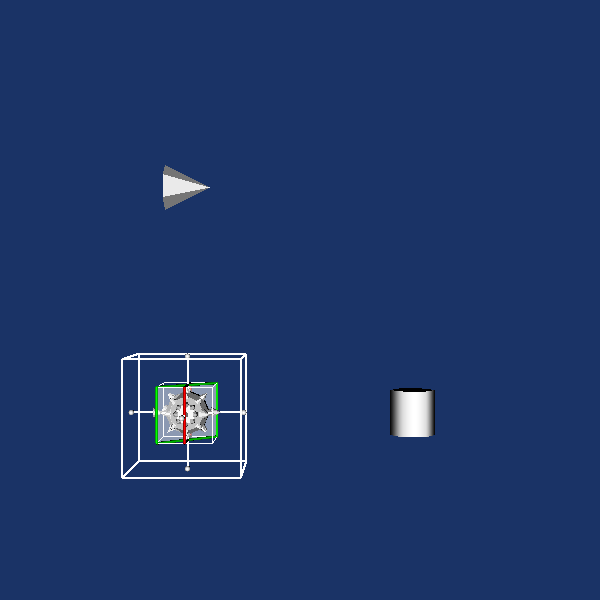

Source code (Python):
#!/usr/bin/env python
# Demonstrate vtkPickingManager with balloon, box, and implicit plane widgets.

import vtkmodules.vtkInteractionStyle  # noqa: F401
import vtkmodules.vtkRenderingFreeType  # noqa: F401
import vtkmodules.vtkRenderingOpenGL2  # noqa: F401

from vtkmodules.vtkCommonDataModel import vtkPlane
from vtkmodules.vtkFiltersCore import vtkAppendPolyData, vtkClipPolyData, vtkGlyph3D
from vtkmodules.vtkFiltersSources import vtkConeSource, vtkCylinderSource, vtkSphereSource
from vtkmodules.vtkInteractionStyle import vtkInteractorStyleTrackballCamera
from vtkmodules.vtkInteractionWidgets import (
    vtkBalloonRepresentation,
    vtkBalloonWidget,
    vtkBoxWidget,
    vtkImplicitPlaneRepresentation,
    vtkImplicitPlaneWidget2,
)
from vtkmodules.vtkRenderingCore import (
    vtkActor,
    vtkPolyDataMapper,
    vtkPropPicker,
    vtkRenderWindow,
    vtkRenderWindowInteractor,
    vtkRenderer,
)

# --- BALLOON SOURCES ---
sphere_source = vtkSphereSource()
sphere_mapper = vtkPolyDataMapper()
sphere_mapper.SetInputConnection(sphere_source.GetOutputPort())
sphere_actor = vtkActor()
sphere_actor.SetMapper(sphere_mapper)

cylinder_source = vtkCylinderSource()
cylinder_mapper = vtkPolyDataMapper()
cylinder_mapper.SetInputConnection(cylinder_source.GetOutputPort())
cylinder_actor = vtkActor()
cylinder_actor.SetMapper(cylinder_mapper)
cylinder_actor.AddPosition(5, 0, 0)

cone_source = vtkConeSource()
cone_mapper = vtkPolyDataMapper()
cone_mapper.SetInputConnection(cone_source.GetOutputPort())
cone_actor = vtkActor()
cone_actor.SetMapper(cone_mapper)
cone_actor.AddPosition(0, 5, 0)

# --- BOX WIDGET SOURCES ---
cone_box = vtkConeSource()
cone_box.SetResolution(6)

sphere_box = vtkSphereSource()
sphere_box.SetThetaResolution(8)
sphere_box.SetPhiResolution(8)
sphere_box.SetCenter(5, 5, 0)

glyph_box = vtkGlyph3D()
glyph_box.SetInputConnection(sphere_box.GetOutputPort())
glyph_box.SetSourceData(cone_box.GetOutput())
glyph_box.SetVectorModeToUseNormal()
glyph_box.SetScaleModeToScaleByVector()
glyph_box.SetScaleFactor(0.25)

append_box = vtkAppendPolyData()
append_box.AddInputData(glyph_box.GetOutput())
append_box.AddInputData(sphere_box.GetOutput())

mace_mapper = vtkPolyDataMapper()
mace_mapper.SetInputConnection(append_box.GetOutputPort())

mace_actor = vtkActor()
mace_actor.SetMapper(mace_mapper)

# --- IMPLICIT PLANE SOURCES ---
sphere_imp = vtkSphereSource()
cone_imp = vtkConeSource()

glyph_imp = vtkGlyph3D()
glyph_imp.SetInputConnection(sphere_imp.GetOutputPort())
glyph_imp.SetSourceConnection(cone_imp.GetOutputPort())
glyph_imp.SetVectorModeToUseNormal()
glyph_imp.SetScaleModeToScaleByVector()
glyph_imp.SetScaleFactor(0.25)
glyph_imp.Update()

append_imp = vtkAppendPolyData()
append_imp.AddInputData(glyph_imp.GetOutput())
append_imp.AddInputData(sphere_imp.GetOutput())

mace_mapper_imp = vtkPolyDataMapper()
mace_mapper_imp.SetInputConnection(append_imp.GetOutputPort())

mace_actor_imp = vtkActor()
mace_actor_imp.SetMapper(mace_mapper_imp)
mace_actor_imp.AddPosition(0, 0, 0)
mace_actor_imp.VisibilityOn()

# Clip the mace with a plane
plane = vtkPlane()

clipper = vtkClipPolyData()
clipper.SetInputConnection(append_imp.GetOutputPort())
clipper.SetClipFunction(plane)
clipper.InsideOutOn()

select_mapper = vtkPolyDataMapper()
select_mapper.SetInputConnection(clipper.GetOutputPort())

select_actor = vtkActor()
select_actor.SetMapper(select_mapper)
select_actor.GetProperty().SetColor(0, 1, 0)
select_actor.VisibilityOff()
select_actor.AddPosition(0, 0, 0)
select_actor.SetScale(1.01, 1.01, 1.01)

# Renderer
renderer = vtkRenderer()
renderer.AddActor(sphere_actor)
renderer.AddActor(cylinder_actor)
renderer.AddActor(cone_actor)
renderer.AddActor(mace_actor_imp)
renderer.AddActor(select_actor)
renderer.AddActor(mace_actor)
renderer.SetBackground(0.1, 0.2, 0.4)

# Render window
render_window = vtkRenderWindow()
render_window.AddRenderer(renderer)
render_window.SetWindowName("picking manager widgets")
render_window.SetMultiSamples(0)
render_window.SetSize(600, 600)

# Interactor
interactor_style = vtkInteractorStyleTrackballCamera()

interactor = vtkRenderWindowInteractor()
interactor.SetRenderWindow(render_window)
interactor.SetInteractorStyle(interactor_style)


# Callback to toggle picking manager with Ctrl, optimization with 'o'
def enable_manager_callback(caller, event_string):
    key_sym = caller.GetKeySym()
    if key_sym in ("Control_L", "Control_R") and caller.GetPickingManager():
        pm = caller.GetPickingManager()
        if not pm.GetEnabled():
            print("PickingManager ON !")
            pm.EnabledOn()
        else:
            print("PickingManager OFF !")
            pm.EnabledOff()
    elif key_sym == "o" and caller.GetPickingManager():
        pm = caller.GetPickingManager()
        if not pm.GetOptimizeOnInteractorEvents():
            print("Optimization on Interactor events ON !")
            pm.SetOptimizeOnInteractorEvents(True)
        else:
            print("Optimization on Interactor events OFF !")
            pm.SetOptimizeOnInteractorEvents(False)


interactor.AddObserver("KeyPressEvent", enable_manager_callback)


# Callback for implicit plane interaction
def imp_plane_callback(caller, event_string):
    plane_rep = caller.GetRepresentation()
    plane_rep.GetPlane(plane)
    select_actor.VisibilityOn()


# Prop picker callback for balloon
def balloon_pick_callback(caller, event_string):
    prop = caller.GetViewProp()
    if prop is not None:
        balloon_widget.UpdateBalloonString(prop, "Picked")


# Widget: balloon
balloon_rep = vtkBalloonRepresentation()
balloon_rep.SetBalloonLayoutToImageRight()

balloon_widget = vtkBalloonWidget()
balloon_widget.SetInteractor(interactor)
balloon_widget.SetRepresentation(balloon_rep)
balloon_widget.AddBalloon(sphere_actor, "This is a sphere")
balloon_widget.AddBalloon(cylinder_actor, "This is a\ncylinder")
balloon_widget.AddBalloon(cone_actor, "This is a\ncone,\na really big.")
balloon_widget.On()

picker = vtkPropPicker()
picker.AddObserver("PickEvent", balloon_pick_callback)
interactor.SetPicker(picker)

# Widget: box
box_widget = vtkBoxWidget()
box_widget.SetInteractor(interactor)
box_widget.SetPlaceFactor(1.25)
box_widget.SetProp3D(mace_actor)
box_widget.PlaceWidget()
box_widget.On()

# Widget: first implicit plane (green edge)
imp_plane_rep = vtkImplicitPlaneRepresentation()
imp_plane_rep.SetPlaceFactor(1.0)
imp_plane_rep.SetOutlineTranslation(False)
imp_plane_rep.SetScaleEnabled(0)
imp_plane_rep.PlaceWidget(glyph_imp.GetOutput().GetBounds())
imp_plane_rep.SetEdgeColor(0.0, 1.0, 0.0)
imp_plane_rep.SetNormal(1, 0, 1)

plane_widget = vtkImplicitPlaneWidget2()
plane_widget.SetInteractor(interactor)
plane_widget.SetRepresentation(imp_plane_rep)
plane_widget.AddObserver("InteractionEvent", imp_plane_callback)
plane_widget.AddObserver("UpdateEvent", imp_plane_callback)
plane_widget.On()

# Widget: second implicit plane (red edge)
imp_plane_rep_2 = vtkImplicitPlaneRepresentation()
imp_plane_rep_2.SetOutlineTranslation(False)
imp_plane_rep_2.SetScaleEnabled(0)
imp_plane_rep_2.SetPlaceFactor(1.0)
imp_plane_rep_2.PlaceWidget(glyph_imp.GetOutput().GetBounds())
imp_plane_rep_2.SetEdgeColor(1.0, 0.0, 0.0)

plane_widget_2 = vtkImplicitPlaneWidget2()
plane_widget_2.SetInteractor(interactor)
plane_widget_2.SetRepresentation(imp_plane_rep_2)
plane_widget_2.On()

# Scene
renderer.ResetCamera((-2, 7, -2, 7, -1, 1))

interactor.Initialize()
interactor.Start()
